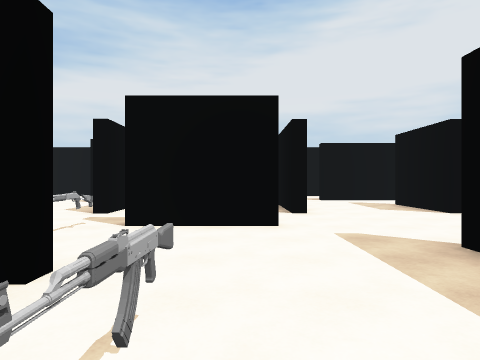
view 1 (above)

15 first-person views from a walk through a Unity game level. The camera is 1.5 m above the floor, looks level and sees 75° across. The floor is counted in squares, 2 m on a side. Each view is taken from the middle of a square. On the plan, view 1 faces up. The plan holds only what a view shows up to about 10 squares ahead; the rest is blank. The place goes on beyond the plan. The player character is not drawn.

view 2
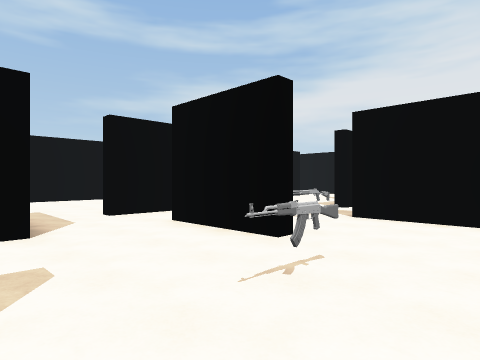

view 3
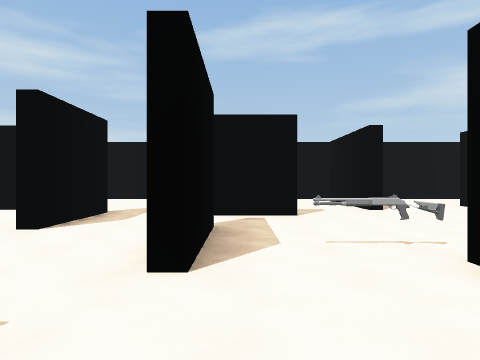

view 4
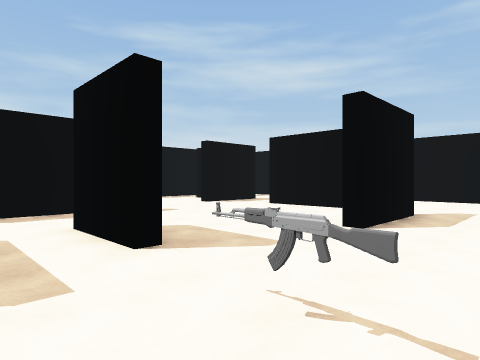

view 5
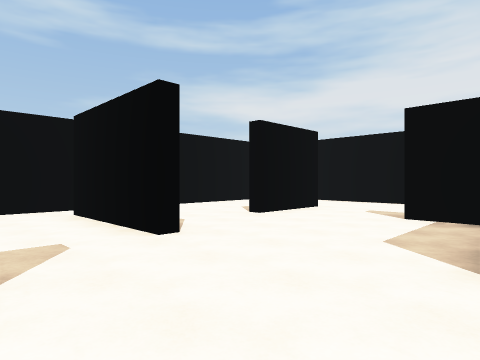

view 6
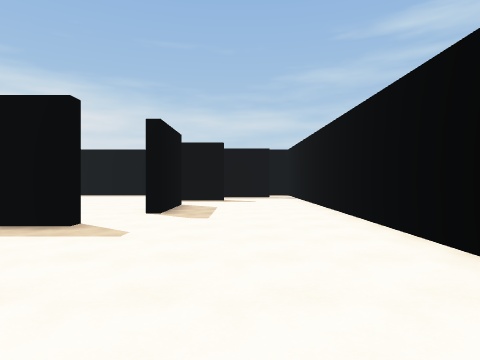

view 7
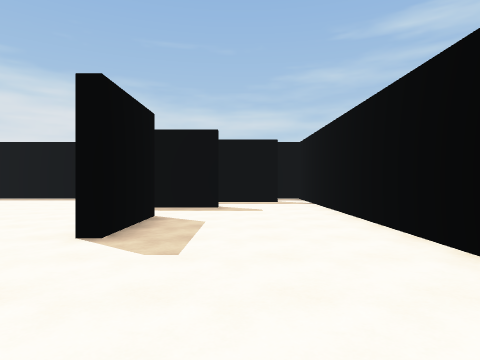

view 8
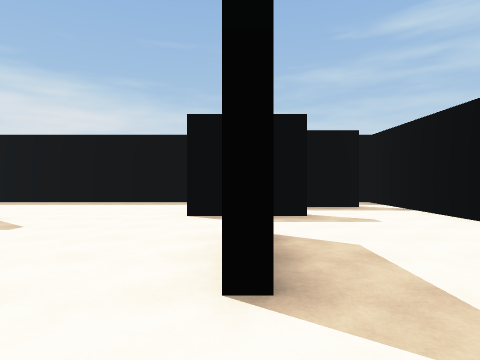

view 9
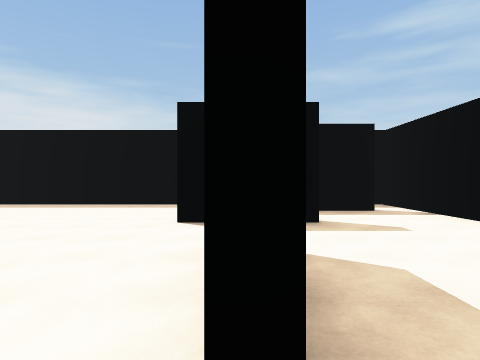

view 10
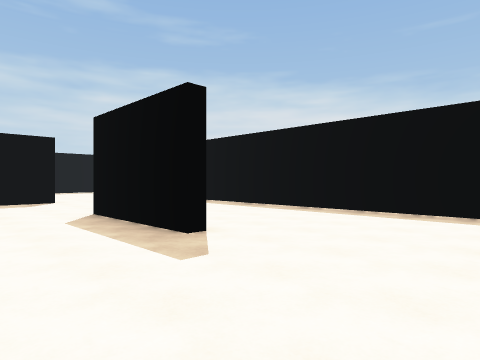

view 11
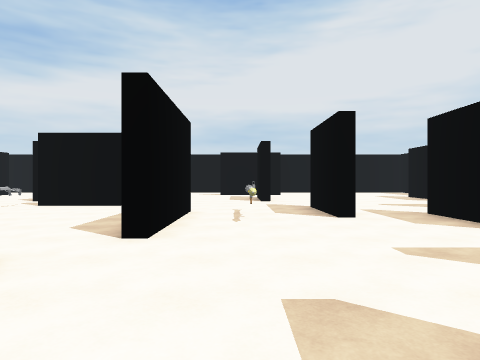

view 12
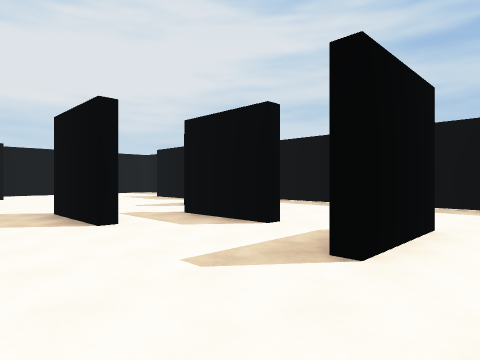

view 13
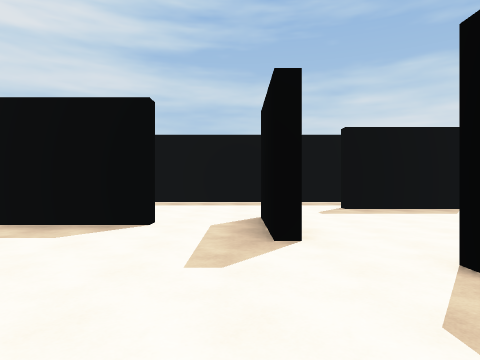

view 14
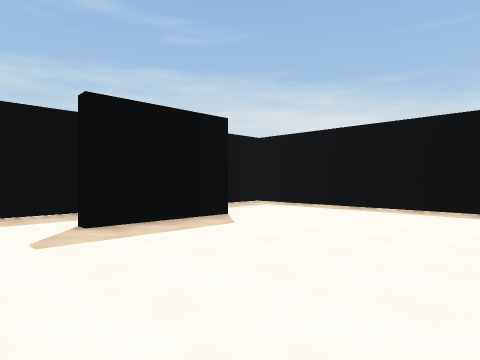

view 15
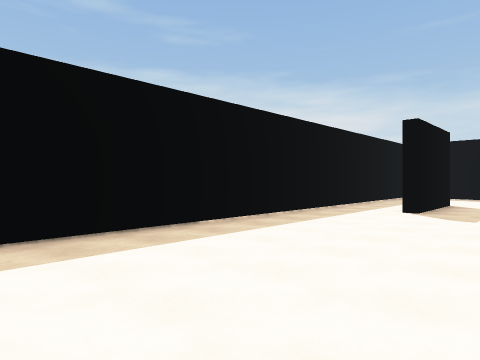

### Floor plan
Key: @ floor where view 1 was taken; # wall or solid block; . floor; O other object.
Columns run from 12 left of view 1 to 14 right of it. Each row starts with its distance up from view 1.
 15      ##
 14      ..
 13     ...
 12     ...
 11     #..##
 10 #...#....     ...
  9   .......    #...#.
  8    ......#   #...#.
  7 # ####....   ......
  6 #..........  ...... ..
  5 #.........O##.........#
  4   ....#...........#.......
  3  .....#.###...#.O.#.#.....
  2  .....#.......#.O...#.....
  1  ...........O.##....#.....
  0 #.....###...@.............#
 -1 #..................###....#
 -2 #.......... . ............#
 -3 #....#..... .  .. ........#
 -4 #....#........... .....#..#
 -5 #................ #....#..#
 -6 #.........####.........#..#
 -7 #...###.....       ......
 -8 #...  .......      .......
 -9 #.##   .......     .......
-10 #.     .......     ......
-11 ##     #######     ######

Where each view was taken, in squares from view 1:
view 1: 0 up, 0 right, facing up
view 2: 1 down, 1 right, facing up-left
view 3: 3 up, 1 right, facing left
view 4: 2 up, 1 right, facing down-left
view 5: 4 up, 3 left, facing up-left
view 6: 5 up, 9 left, facing down
view 7: 2 up, 9 left, facing down
view 8: 0 up, 7 left, facing down
view 9: 1 down, 7 left, facing down
view 10: 3 down, 6 left, facing down-right
view 11: 4 down, 4 right, facing up
view 12: 3 down, 4 right, facing up-right
view 13: 1 down, 3 right, facing right
view 14: 2 down, 6 right, facing down-right
view 15: 4 up, 9 right, facing down-right
